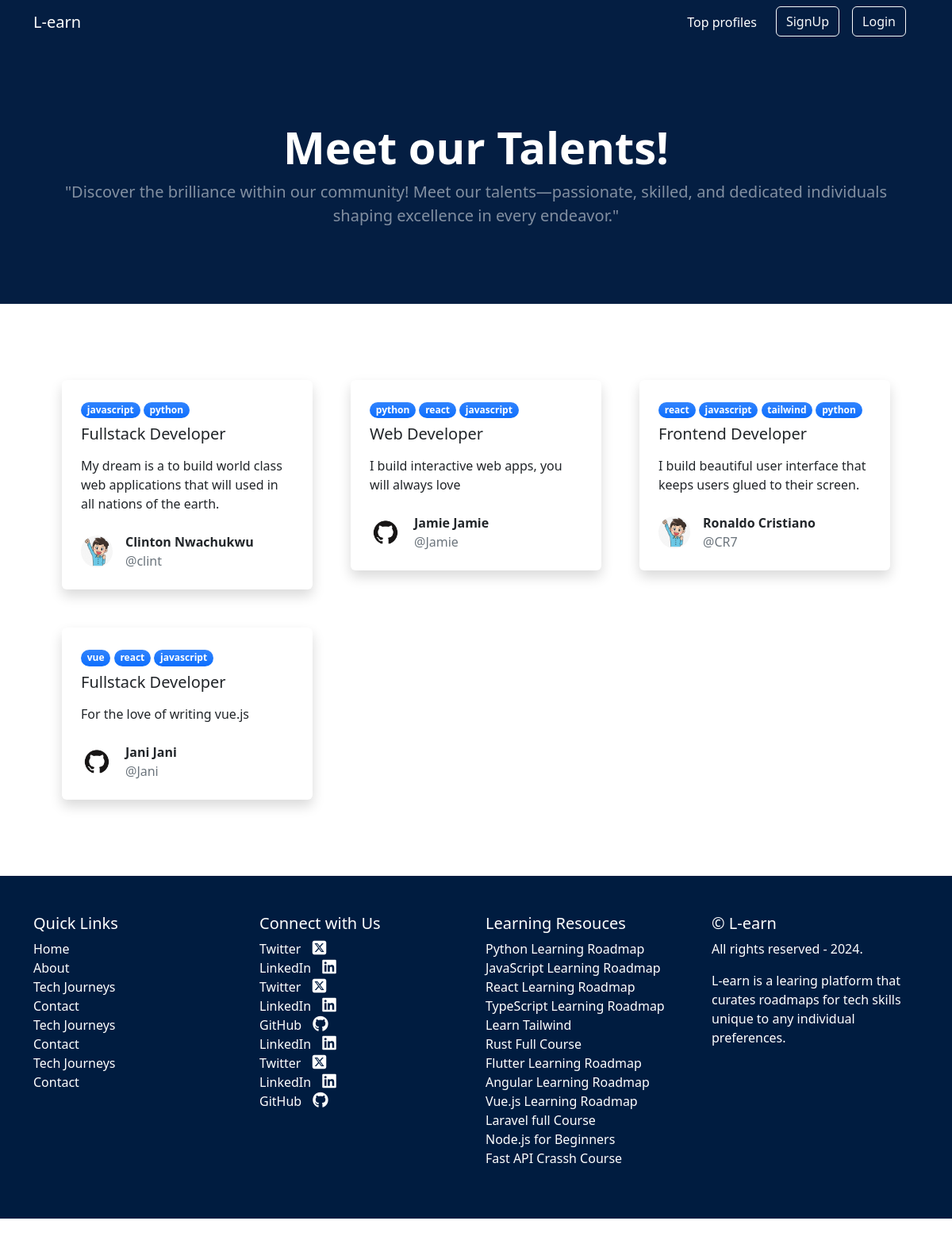
The app's page /auth/profiles, older data.
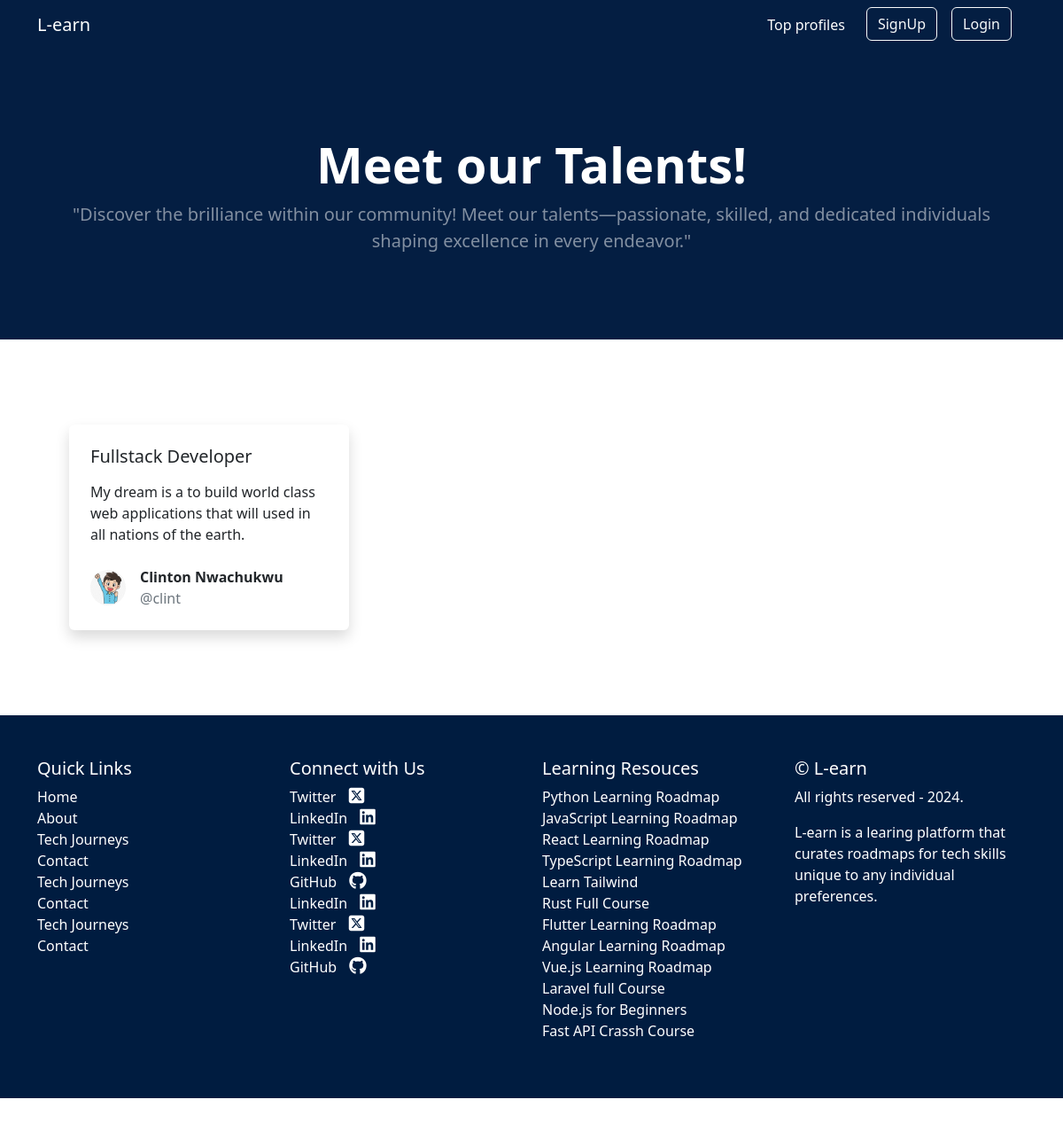
The same page, newer data.
### courses/models.py (models this page shows, shortened)
class UserScore(models.Model):
    score = models.IntegerField(default=0)
    user = models.ForeignKey(settings.AUTH_USER_MODEL, on_delete=models.CASCADE, related_name="score")
    user_course = models.ForeignKey(UserCourse, on_delete=models.CASCADE)
    created = models.DateField(auto_now_add=True, blank=True, null=True)
    updated = models.DateField(auto_now=True, blank=True, null=True)

class UserCourse(models.Model):
    user = models.ForeignKey(settings.AUTH_USER_MODEL, on_delete=models.CASCADE, related_name="user_course")
    course = models.ForeignKey(Course, on_delete=models.CASCADE, related_name="user_course", blank=True, null=True)
    schedule = models.ForeignKey(Schedule, on_delete=models.CASCADE, related_name="user_course", blank=True, null=True)
    mini_schedule = models.ForeignKey(MiniSchedule, on_delete=models.CASCADE, related_name="user_course", blank=True, null=True)

class Course(models.Model):
    title = models.CharField(max_length=50)
    slug = models.SlugField()
    description = models.TextField()
    thumbnail = models.ImageField(upload_to="img")
    label = models.CharField(max_length=25, blank=True, null=True)
    category = models.ForeignKey(Category, on_delete=models.SET_NULL, null=True, blank=True)

### user/models.py (models this page shows, shortened)
class CustomUser(AbstractUser):
    email = models.EmailField(unique=True)
    passed = models.BooleanField(default=False)
    project = models.BooleanField(default=False)
    USERNAME_FIELD = 'email'
    REQUIRED_FIELDS = ('username',)

class Profile(models.Model):
    user = models.OneToOneField(CustomUser, on_delete = models.CASCADE, related_name="profile")
    first_name = models.CharField(max_length = 200, blank = True, null = True)
    last_name = models.CharField(max_length = 200, blank = True, null = True)
    username = models.CharField(max_length = 200, blank = True, null = True)
    image = models.ImageField(blank = True, null = True, upload_to = 'p_imgg')
    email = models.EmailField(blank=True, null=True)
    profession = models.CharField(max_length = 500, blank = True, null = True)
    bio  = models.TextField(blank = True, null = True)
    linkedin = models.URLField(blank=True, null=True)
    twitter = models.URLField(blank=True, null=True)
    github = models.URLField(blank=True, null=True)

### user/views.py (the view)
# urls.py: path("profiles", views.profile_list, name="profile-list"),
def profile_list(request):
    user = get_user_model()
    all_user = user.objects.filter(passed=True, project=True)
    context = {"all_users": all_user}
    return render(request, "user/profile_list.html", context)

### courses/context_processors.py (called while the page is built)
def course_context(request):
    roadmaps = Course.objects.all()
    return {
        "roadmaps":roadmaps
    }

### user/templates/user/profile_list.html (shortened to what this page needs)
{% extends "base.html" %}
{% block content %}
 <header class="py-5">
    <div class="container px-4 px-lg-5 my-5">
        <div class="text-center text-white">
            <h1 class="display-4 fw-bolder">Meet our Talents!</h1>
            <p class="lead fw-normal text-white-50 mb-0">"Discover the brilliance within our community! Meet our talents—passionate, skilled, and dedicated individuals shaping excellence in every endeavor."</p>
        </div>
    </div>
</header>
<section class="py-5">
    <div class="container px-5 my-5">
        <div class="row gx-5">
            {% for user in all_users  %}
            <div class="col-lg-4 mb-5">
                <div class="card shadow border-0">
                    <div class="card-body p-4">
                        {% for u in user.score.all  %}
                        <div class="badge bg-primary bg-gradient rounded-pill mb-2">{{u.user_course.course.label}}</div>
                        {% endfor %}
                        <a class="text-decoration-none link-dark stretched-link" href="{% url 'auth:profile-detail' user.username  %}"><h5 class="card-title mb-3">{{user.profile.profession}}</h5></a>
                        <p class="card-text mb-0">{{user.profile.bio}}</p>
                    </div>
                    <div class="card-footer p-4 pt-0 bg-transparent border-top-0">
                        <div class="d-flex align-items-end justify-content-between">
                            <div class="d-flex align-items-center">
                                {% if user.profile.image %}
                                <img class="rounded-circle me-3" src="{{user.profile.image.url}}" alt="..." width="40" />
                                {% else %}
                                <img class="rounded-circle me-3" src="https://dummyimage.com/40x40/ced4da/6c757d" alt="..." />
                                {% endif %}
                                <div class="">
                                    <div class="fw-bold">{{user.profile.first_name}} {{user.profile.last_name}}</div>
                                    <div class="text-muted">@{{user.profile.username}}</div>
                                </div>
                            </div>
                        </div>
                    </div>
                </div>
            </div>
            {% endfor %}
        </div>
    </div>
{% endblock content %}

### templates/base.html (shortened to what the changed rows need)
<!DOCTYPE html>
{% load static %}
<html lang="en">
    <head>
        <link rel="stylesheet" href="https://cdnjs.cloudflare.com/ajax/libs/font-awesome/6.5.1/css/all.min.css" />
        <link rel="stylesheet" href="https://cdnjs.cloudflare.com/ajax/libs/font-awesome/6.5.1/css/brands.min.css" />
        <link href="https://cdn.jsdelivr.net/npm/bootstrap-icons@1.5.0/font/bootstrap-icons.css" rel="stylesheet" />
        <link href="{% static 'css/global.css' %}" rel="stylesheet" />
    </head>
    <body class="d-flex flex-column h-100">
        <main class="flex-shrink-0">
            {% block content %}{% endblock content %}
         <footer class="py-5">
          <div class="container">
            <div class="row">
               <div class="col-lg-3 col-md-6">
                <ul class="list-unstyled">
                  {% for roadmap in roadmaps  %}
                  <li><a href="{% url 'courses:course' roadmap.slug %}" target="_blank" class="text-white">{{roadmap.title}}</a></li>
                  {% endfor %}
                </ul>
              </div>
            </div>
          </div>
        </footer>
    </body>
</html>

Row changes from the older to the newer data that the page shows:
removed UserScore: user_course.course.label "javascript"
removed UserScore: user_course.course.label "python"
removed CustomUser: profile.profession "Web Developer", profile.bio "I build interactive web apps, you will always love", profile.image (picture), profile.first_name "Jamie", profile.last_name "Jamie", profile.username "Jamie"
removed UserScore: user_course.course.label "python", shown under "Web Developer"
removed UserScore: user_course.course.label "react", shown under "Web Developer"
removed UserScore: user_course.course.label "javascript", shown under "Web Developer"
removed CustomUser: profile.profession "Frontend Developer", profile.bio "I build beautiful user interface that keeps users glued to their screen.", profile.image (picture), profile.first_name "Ronaldo", profile.last_name "Cristiano", profile.username "CR7"
removed UserScore: user_course.course.label "react", shown under "Frontend Developer"
removed UserScore: user_course.course.label "javascript", shown under "Frontend Developer"
removed UserScore: user_course.course.label "tailwind", shown under "Frontend Developer"
removed UserScore: user_course.course.label "python", shown under "Frontend Developer"
removed CustomUser: profile.profession "Fullstack Developer", profile.bio "For the love of writing vue.js", profile.image (picture), profile.first_name "Jani", profile.last_name "Jani", profile.username "Jani"
removed UserScore: user_course.course.label "vue", shown under "Fullstack Developer"
removed UserScore: user_course.course.label "react", shown under "Fullstack Developer"
removed UserScore: user_course.course.label "javascript", shown under "Fullstack Developer"
